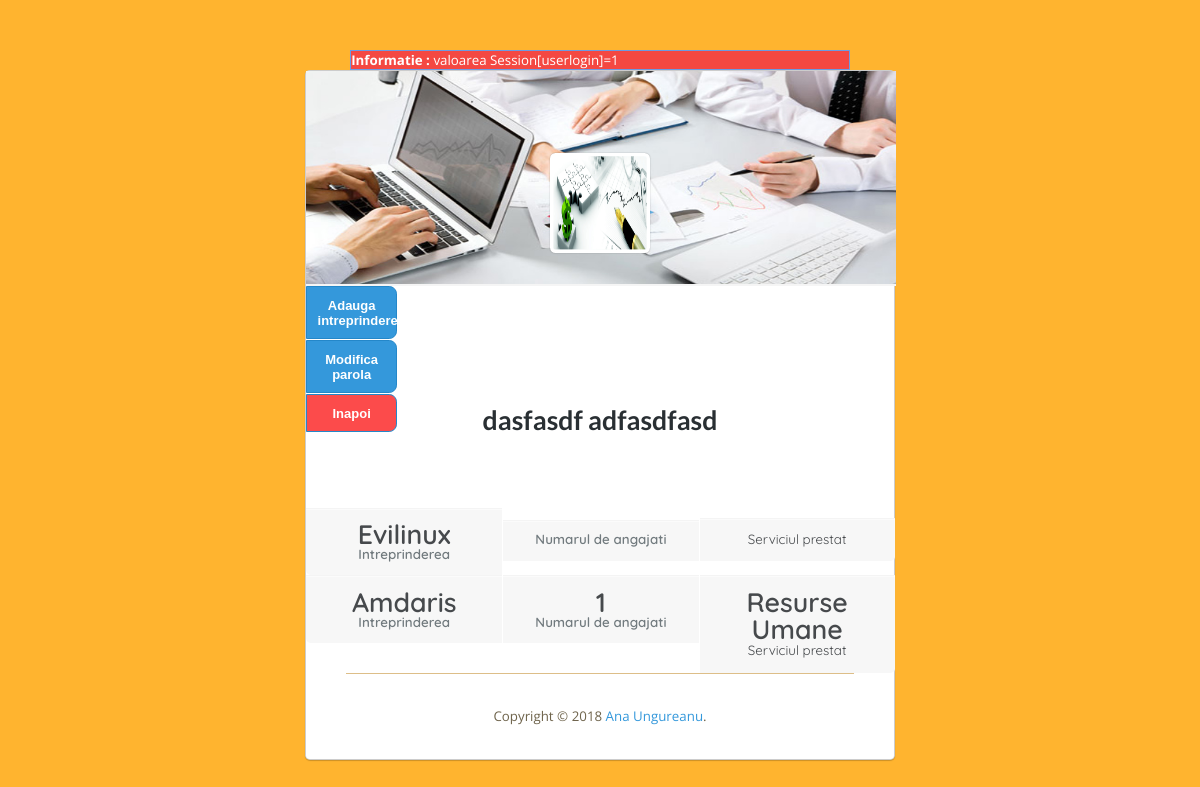
/profile (signed in), run on the app's committed database.
### tables this page shows
CREATE TABLE `clienti` (
  `id` int(11) NOT NULL,
  `intreprindere` varchar(50) DEFAULT NULL,
  `director` varchar(50) DEFAULT NULL,
  `servicii` varchar(15) DEFAULT NULL,
  `nr_personal` int(11) DEFAULT '1',
  `perioada` int(11) DEFAULT NULL,
  `image` varchar(255) DEFAULT NULL,
  `id_director` int(11) DEFAULT NULL
);

### index.php (the view, shortened to what this page needs)
<?php
$CONNECT=mysqli_connect(HOST,USER,PASS,DB);
if($_SERVER['REQUEST_URI']=='/'){
$Page='index';
$Module='index';
}else{
$URL_Path=parse_url($_SERVER['REQUEST_URI'],PHP_URL_PATH);
$URL_Parts=explode('/', trim($URL_Path,'/'));
$Page=array_shift($URL_Parts);
}
if($Page=='index') include('pages/index.php');
elseif($Page=='adaogaanunt') include('pages/adaogaanunt.php');
elseif($Page=='addanunturi') include('forms/addanunturi.php');
elseif($Page=='register') include('pages/register.php');
elseif($Page=='accountsmanager')include('forms/accountsmanager.php');
elseif($Page=='directori')include('pages/directori.php');
elseif($Page=='profile')include('pages/profile.php');
elseif($Page=='login')include('pages/login.php');
elseif($Page=='updateusr')include('pages/updateusr.php');
function MessageShow(){
if($_SESSION['message']) $Message=$_SESSION['message'];
echo $Message;
}
function Head($p1){
	echo '<html xmlns="http://www.w3.org/1999/xhtml">
			<head>
			<meta http-equiv="Content-Type" content="text/html; charset=utf-8" />
			<title>'.$p1.'</title>
			<meta name="keywords" content="" />
			<meta name="description" content="" />
			<link href="http://fonts.googleapis.com/css?family=Satisfy|Fjalla+One|Open+Sans:400,600,700" rel="stylesheet" type="text/css">
			<link href="default.css" rel="stylesheet" type="text/css" media="all" />
			</head>';
}
function Footer($p1='Ana Ungureanu'){
echo '<div id="footer">
				<p>Copyright &copy 2018 <a href="https://www.facebook.com/ana.ungureanu.54">'.$p1.'</a>.</p>
			</div>';
}
function IntreprindereDetalii($numeleIntr,$num_ang,$serviciul){
echo ' <div>
        <ul class="data-user">
         <li><a><strong>'.$numeleIntr.'</strong><span>Intreprinderea</span></a></li>
         <li><a><strong>'.$num_ang.'</strong><span>Numarul de angajati</span></a></li>
         <li><a><strong>'.$serviciul.'</strong><span></span>Serviciul prestat</a></li>
        </ul>
      </div>';
}
?>

### pages/profile.php (shortened to what this page needs)
<?php
Head('Denumirea paginii');
?>
<link href="style.css" rel="stylesheet" type="text/css"/>
<body>
<div id="wrapper">
          <div class="content-profile-page">
                        <div class="profile-user-page card">
                           <div class="img-user-profile">
                             <img class="avatar" src="images/img5.jpg"/>
                                </div>
                                <button onclick="window.location.href='/register'">Adauga intreprindere</button>
                                 <br><br><br>
                                 <button onclick="window.location.href='/updateusr'">Modifica parola</button><br><br><br>
                                 <button style="background:#fc4b4b;" onclick="window.location.href='/index'">Inapoi</button>
                               <div class="user-profile-data">
                                 <h1><?php  echo   $_SESSION['USER_NAME'].' '. $_SESSION['USER_SURNAME']; ?></h1><br><br><br><br>
                               </div>
                               <?php
                               $companies=mysqli_query($CONNECT,"SELECT `intreprindere`,`servicii`,`nr_personal` FROM `clienti` WHERE `id_director`='$_SESSION[USER_ID]'");
                               while ($row=mysqli_fetch_array($companies)) {
                                 IntreprindereDetalii($row['intreprindere'],$row['nr_personal'],$row['servicii']);
                               }
                      Footer(); ?>
       <div class="clearfix">&nbsp;</div>
</div>
</body>
</html>

### default.css (style rules this page uses)
html, body { height: 100%; }
body { margin-top: 50px; margin-bottom: 20px; padding: 0px; background: #FFB42F url(images/img02.png) repeat-x left top; font-family: 'Open Sans', sans-serif; font-size: 10pt; color: #6F644C; }
h1, h2, h3 { margin: 0; padding: 0; }
p, ol, ul { margin-top: 0px; }
p { line-height: 180%; }
a { color: #860659; }
#wrapper { position: relative; margin-bottom: 50px; }
.clearfix { clear: both; }
#footer { margin: 0px 40px; border-top: 1px solid #DDBE88; }
#footer p { padding: 30px 0px 0px 0px; text-align: center; }
.MessageBlock { border:1px solid #6c9ae2; background:#f44842; color:#ffffff; margin-left: 45px; margin-right: 45px; }

### style.css (style rules this page uses)
a { text-decoration: none; color: #3498db; }
.content-profile-page { margin: 1em auto; width: 44.23em; }
.card { background: #fff; border-radius: 0.3rem; box-shadow: 0 1px 1px rgba(0, 0, 0, 0.2); border: .1em solid rgba(0, 0, 0, 0.2); margin-bottom: 1em; }
.profile-user-page .img-user-profile { margin: 0 auto; text-align: center; }
.profile-user-page .img-user-profile .avatar { margin: 0 auto; background: #fff; width: 7em; height: 7em; padding: 0.25em; border-radius: .4em; margin-top: -10em; box-shadow: 0 0 .1em rgba(0, 0, 0, 0.35); }
.profile-user-page button { position: absolute; font-size: 13px; font-weight: bold; cursor: pointer; width: 7em; background: #3498db; border: 1px solid #2487c9; color: #fff; outline: none; border-radius: 0 .6em .6em 0; padding: .80em; }
.profile-user-page .user-profile-data, .profile-user-page .description-profile { text-align: center; padding: 0 1.5em; }
.profile-user-page .user-profile-data h1 { font-family: "Lato", sans-serif; margin-top: 0.35em; color: #292f33; margin-bottom: 0; }
.profile-user-page .data-user { font-family: "Quicksand", sans-serif; margin-bottom: 0; cursor: pointer; padding: 0; list-style: none; display: table; width: 100.15%; }
.profile-user-page .data-user li { margin: 0; padding: 0; width: 33.33334%; display: table-cell; text-align: center; border-left: 0.1em solid transparent; }
.profile-user-page .data-user li:first-child { border-left: 0; }
.profile-user-page .data-user li:first-child a { border-bottom-left-radius: 0.3rem; }
.profile-user-page .data-user li:last-child a { border-bottom-right-radius: 0.3rem; }
.profile-user-page .data-user li a, .profile-user-page .data-user li strong { display: block; }
.profile-user-page .data-user li a { background-color: #f7f7f7; border-top: 1px solid rgba(242,242,242,0.5); border-bottom: .2em solid #f7f7f7; box-shadow: inset 0 1px 0 rgba(255,255,255,0.4),0 1px 1px rgba(255,255,255,0.4); padding: .93em 0; color: #46494c; }
.profile-user-page .data-user li a strong, .profile-user-page .data-user li a span { font-weight: 600; line-height: 1; }
.profile-user-page .data-user li a strong { font-size: 2em; }
.profile-user-page .data-user li a span { color: #717a7e; }

### data on the page
clienti: intreprindere "Evilinux"
clienti: intreprindere "Amdaris", nr_personal "1", servicii "Resurse Umane"

### other printed values
$Message "Informatie : valoarea Session[userlogin]=1"
$_SESSION['USER_NAME'] "dasfasdf"
$_SESSION['USER_SURNAME'] "adfasdfasd"
$p1 "Ana Ungureanu"
